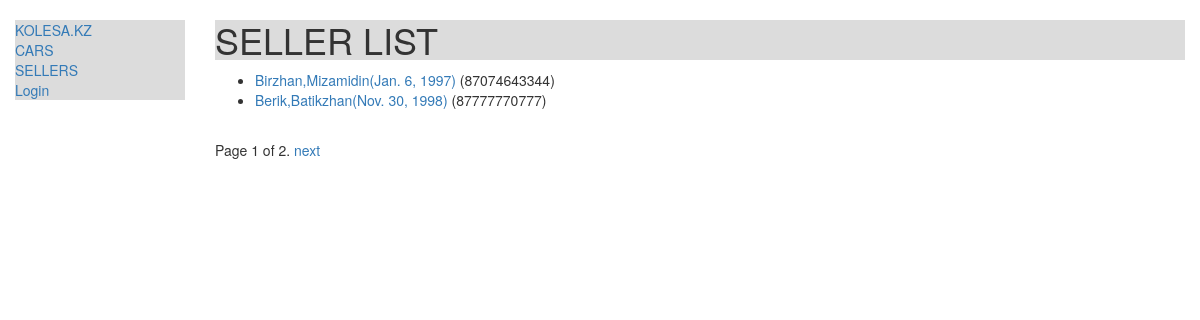
Screenshot of /mizamidin/sellers/ with the database file from the repository.
### mizamidin/models.py (models this page shows, shortened)
class Seller(models.Model):
    first_name = models.CharField(max_length=100)
    last_name = models.CharField(max_length=100)
    date_of_birth = models.DateField(null=True, blank=True)
    location = models.CharField(max_length=30, blank=True)
    email = models.EmailField(unique=True)
    phone = models.CharField(max_length=20)
    date_joined = models.DateTimeField(auto_now_add=True)
    is_active = models.BooleanField(default=True)
    avatar = models.ImageField(upload_to='avatars/', null=True, blank=True)
    def get_absolute_url(self):
        return reverse('seller-detail', args=[str(self.id)])

### mizamidin/views.py (the view)
# urls.py: path('sellers/', views.SellerListView.as_view(), name='sellers'),
class SellerListView(generic.ListView):
    model = Seller
    paginate_by = 2

### mizamidin/templates/mizamidin/seller_list.html
{% extends "base_generic.html" %}
{% block content %}
    <h1 style="background-color: gainsboro ">SELLER LIST</h1>
    {% if seller_list %}
    <ul>
      {% for seller in seller_list %}
      <li>
        <a href="{{ seller.get_absolute_url }}">{{seller.first_name}},{{seller.last_name}}({{seller.date_of_birth}})</a> ({{seller.phone}})
      </li>
      {% endfor %}
    </ul>
    {% else %}
      <p>There are no sellers in the Kolesa.kz</p>
    {% endif %}
{% endblock %}

### rows the page displays
Seller: first_name "Birzhan", last_name "Mizamidin", date_of_birth "Jan. 6, 1997", phone "87074643344"
Seller: first_name "Berik", last_name "Batikzhan", date_of_birth "Nov. 30, 1998", phone "87777770777"

### other values shown
{{ page_obj.number }} "1"
{{ page_obj.paginator.num_pages }} "2"
